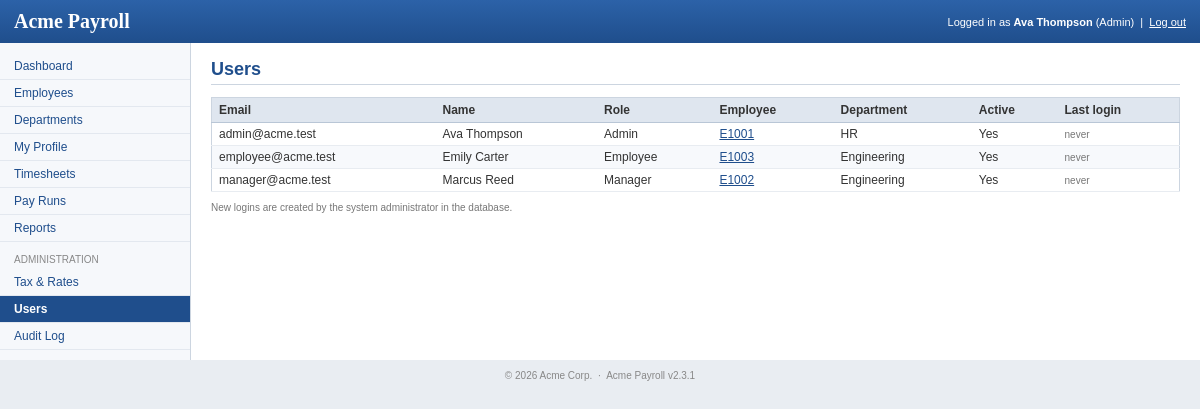
/users.php (signed in), run on the app's committed database.
### tables this page shows
CREATE TABLE `users` (
  `id` int(11) NOT NULL AUTO_INCREMENT,
  `email` varchar(150) NOT NULL,
  `password` char(32) NOT NULL COMMENT 'md5',
  `full_name` varchar(120) NOT NULL,
  `role` enum('admin','manager','employee') NOT NULL DEFAULT 'employee',
  `employee_id` int(11) DEFAULT NULL,
  `active` tinyint(1) NOT NULL DEFAULT '1',
  `last_login` datetime DEFAULT NULL,
  `created_at` datetime DEFAULT NULL,
  PRIMARY KEY (`id`),
  UNIQUE KEY `uq_user_email` (`email`),
  KEY `idx_user_employee` (`employee_id`)
);

CREATE TABLE `employees` (
  `id` int(11) NOT NULL AUTO_INCREMENT,
  `emp_no` varchar(10) NOT NULL,
  `first_name` varchar(60) NOT NULL,
  `last_name` varchar(60) NOT NULL,
  `email` varchar(150) NOT NULL,
  `phone` varchar(30) DEFAULT NULL,
  `department_id` int(11) DEFAULT NULL,
  `job_title` varchar(100) NOT NULL,
  `pay_type` enum('salaried','hourly') NOT NULL DEFAULT 'salaried',
  `annual_salary` decimal(12,2) DEFAULT NULL,
  `hourly_rate` decimal(8,2) DEFAULT NULL,
  `hire_date` date NOT NULL,
  `termination_date` date DEFAULT NULL,
  `status` enum('active','inactive') NOT NULL DEFAULT 'active',
  `pension_opt_in` tinyint(1) NOT NULL DEFAULT '0',
  `created_at` datetime DEFAULT NULL,
  `updated_at` datetime DEFAULT NULL,
  PRIMARY KEY (`id`),
  UNIQUE KEY `uq_employee_email` (`email`),
  UNIQUE KEY `uq_employee_no` (`emp_no`),
  KEY `idx_employee_department` (`department_id`),
  KEY `idx_employee_status` (`status`),
  CONSTRAINT `fk_employee_department` FOREIGN KEY (`department_id`) REFERENCES `departments` (`id`)
);

CREATE TABLE `departments` (
  `id` int(11) NOT NULL AUTO_INCREMENT,
  `name` varchar(100) NOT NULL,
  `code` varchar(10) NOT NULL,
  `description` text,
  `created_at` datetime DEFAULT NULL,
  PRIMARY KEY (`id`),
  UNIQUE KEY `uq_department_name` (`name`),
  UNIQUE KEY `uq_department_code` (`code`)
);

### www/includes/db.php (called while the page is built, shortened)
<?php
$db = mysqli_connect(DB_HOST, DB_USER, DB_PASS, DB_NAME);
mysqli_set_charset($db, 'utf8');
function db_query($sql)
{
    global $db;
    $res = mysqli_query($db, $sql);
    return $res;
}
function db_fetch_all($sql)
{
    $res = db_query($sql);
    $rows = array();
    while ($row = mysqli_fetch_assoc($res)) {
        $rows[] = $row;
    }
    return $rows;
}

### www/includes/functions.php (called while the page is built, shortened)
<?php
require_once dirname(__FILE__) . '/db.php';
function h($str)
{
    return htmlspecialchars($str, ENT_QUOTES, 'UTF-8');
}

### www/users.php (the view, shortened to what this page needs)
<?php
include 'includes/functions.php';
$users = db_fetch_all('SELECT u.*, e.emp_no, e.id AS emp_id, d.name AS department_name
                         FROM users u LEFT JOIN employees e ON e.id = u.employee_id LEFT JOIN departments d ON d.id = e.department_id
                        ORDER BY u.email');
include 'header.php';
?>
<h1>Users</h1>
<table class="grid" width="100%" id="user-table">
  <tr><th>Email</th><th>Name</th><th>Role</th><th>Employee</th><th>Department</th><th>Active</th><th>Last login</th></tr>
  <?php foreach ($users as $i => $u) { ?>
  <tr class="<?php echo $i % 2 ? 'odd' : 'even'; ?>">
    <td><?php echo h($u['email']); ?></td>
    <td><?php echo h($u['full_name']); ?></td>
    <td><?php echo h(ucfirst($u['role'])); ?></td>
    <td><?php if ($u['emp_id']) { ?><a href="employee_view.php?id=<?php echo $u['emp_id']; ?>"><?php echo h($u['emp_no']); ?></a><?php } ?></td>
    <td><?php echo h($u['department_name']); ?></td>
    <td><?php echo $u['active'] ? 'Yes' : 'No'; ?></td>
    <td class="small"><?php echo $u['last_login'] ? date('m/d/Y H:i', strtotime($u['last_login'])) : 'never'; ?></td>
  </tr>
  <?php } ?>
</table>
<p class="hint">New logins are created by the system administrator in the database.</p>
<?php include 'footer.php'; ?>

### www/css/style.css (style rules this page uses)
body { margin: 0; padding: 0; font-family: Verdana, Arial, Helvetica, sans-serif; font-size: 12px; color: #333; background: #e9edf2; }
a { color: #1f4e8c; }
h1 { font-size: 18px; color: #1f4e8c; margin: 0 0 12px 0; border-bottom: 1px solid #ccd5e0; padding-bottom: 4px; }
table.grid { border-collapse: collapse; border: 1px solid #ccd5e0; margin-bottom: 10px; }
table.grid th { background: #dfe6ef; text-align: left; padding: 5px 7px; border-bottom: 1px solid #b9c6d6; white-space: nowrap; }
table.grid td { padding: 4px 7px; border-bottom: 1px solid #e8ecf1; }
table.grid tr.odd td { background: #f7f9fc; }
.hint, .small { font-size: 10px; color: #777; }

### www/css/print.css (style rules this page uses)
body { background: #fff; font-family: Arial, Helvetica, sans-serif; font-size: 12px; color: #000; }
.small { font-size: 9px; color: #555; }

### data on the page
users: email "admin@acme.test", full_name "Ava Thompson", role "Admin", employee.emp_no "E1001", departments.name "HR", active "Yes", shows "never"
users: email "employee@acme.test", full_name "Emily Carter", role "Employee", employee.emp_no "E1003", departments.name "Engineering", active "Yes", shows "never"
users: email "manager@acme.test", full_name "Marcus Reed", role "Manager", employee.emp_no "E1002", departments.name "Engineering", active "Yes", shows "never"

### other printed values
APP_NAME "Acme Payroll"
$_SESSION['full_name'] "Ava Thompson"
user_role() "Admin"
$label "Dashboard Employees Departments My Profile Timesheets Pay Runs Reports Tax & Rates Users Audit Log"
APP_VERSION "2.3.1"
